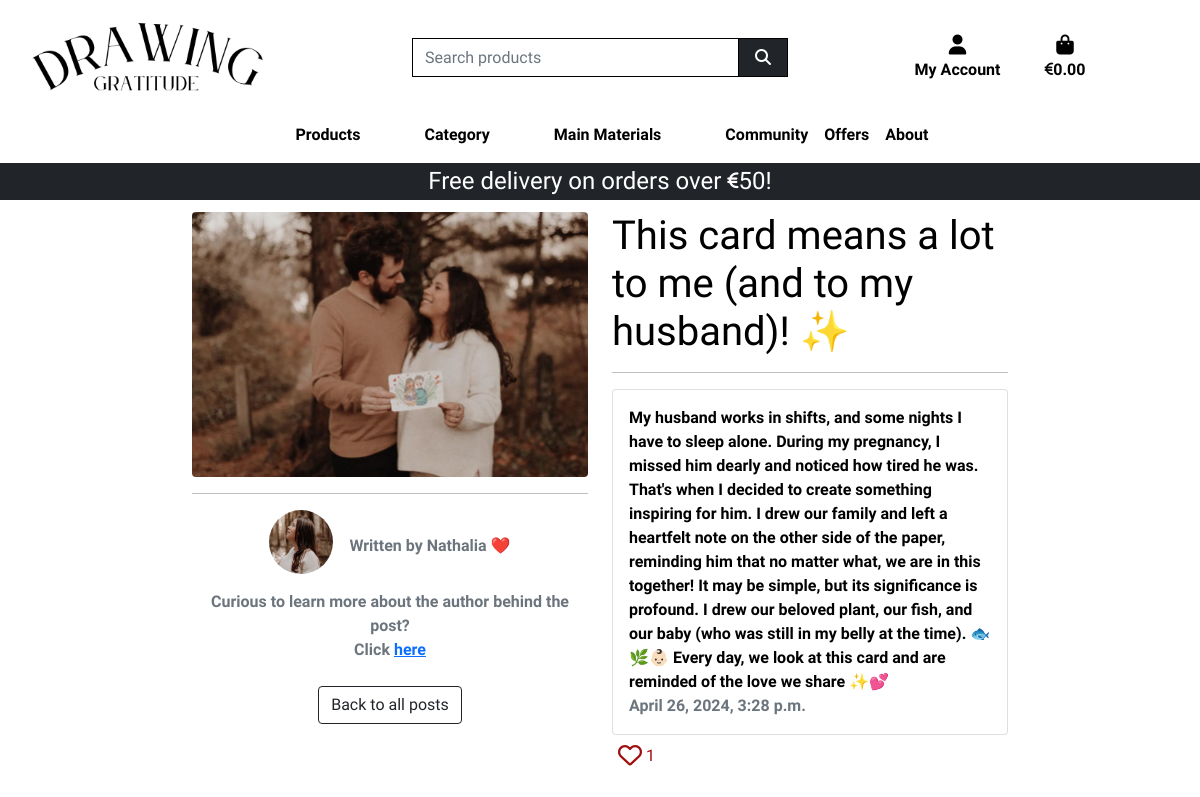
Page /blog/this-card-means-a-lot-to-me-and-to-my-husband/ on the committed database.
### blog/models.py (models this page shows, shortened)
class Post(models.Model):
    title = models.CharField(max_length=200, unique=True)
    slug = models.SlugField(max_length=200, unique=True)
    content = models.TextField()
    created_on = models.DateTimeField(auto_now_add=True)
    like = models.ManyToManyField(
        User, default=None, related_name='like_posts', blank=True
    )
    author = models.ForeignKey(AboutMe, on_delete=models.CASCADE)
    image = models.ImageField(null=True, blank=True, upload_to='media/posts')

### about/models.py (models this page shows)
class AboutMe(models.Model):
    artist = models.CharField(max_length=100)
    title = models.CharField(max_length=254)
    content = models.TextField()
    image_url = models.URLField(max_length=1024, null=True, blank=True)
    image = models.ImageField(null=True, blank=True)
    def __str__(self):
        return self.artist

### blog/views.py (the view)
# urls.py: path('<slug:slug>/', views.post_detail, name='post_detail'),
def post_detail(request, slug):
    queryset = Post.objects.all()
    post = get_object_or_404(queryset, slug=slug)
    return render(
        request, "blog/post_detail.html",{"post": post,},
    )

### bag/contexts.py (called while the page is built, shortened)
def bag_contents(request):
    bag_items = []
    total = 0
    total_discounted_price = 0
    product_count = 0
    bag = request.session.get('bag', {})
    delivery = total * Decimal(settings.STANDARD_DELIVERY_PERCENTAGE / 100) if total < settings.FREE_DELIVERY_THRESHOLD else 0
    grand_total = total + delivery
    context = {
        'bag_items': bag_items,
        'total': total,
        'total_discounted_price': total_discounted_price,
        'product_count': product_count,
        'delivery': delivery,
        'free_delivery_delta': max(0, settings.FREE_DELIVERY_THRESHOLD - total),
        'free_delivery_threshold': settings.FREE_DELIVERY_THRESHOLD,
        'grand_total': grand_total,
    }
    return context

### blog/templates/blog/post_detail.html (shortened to what this page needs)
{% extends "base.html" %}
{% load static %}
{% block page_header %}
    <div class="container header-container">
    </div>
{% endblock %}
{% block content %}
    <div class="container mt-5">
        <div class="row m-5">
          <div class="col-6">
            <img class="justify-content-center rounded img-fluid" src="{{ post.image.url }}">
            <hr>
            <div class="d-flex justify-content-center">
              <img src="{{ MEDIA_URL }}about/myself.jpg" alt="Author's picture" style="max-width: 4em; border-radius: 50%; margin-right: 1em;">
              <p class="text-muted mt-4">Written by {{ post.author }} </p>
            </div>
            <div class="text-center mt-3">
              <p class="text-muted"> Curious to learn more about the author behind the post? <br> Click <a href="{% url 'about_me' %}">here</a></p>
              <a class="btn btn-outline-dark mb-2 mt-2 justify-content-center" href="{% url 'blog' %}">Back to all posts</a>
            </div>
          </div>
          <div class="col-6">
            <h1 class="post-title">{{ post.title }}</h1>
            <hr>
            <div class="card card-body post-card">
              {{ post.content | safe }}
              <span class="text-muted">{{ post.created_on }} </span>
            </div>
            <form action="{% url 'like_post' slug=post.slug %}" method="post">
              <button type="submit" class="like-btn mt-2">
                {% if request.user in post.like.all %}
                  <i class="fa-solid fa-heart fa-beat-fade fa-xl"></i> {{ post.like.count }}
                {% else %}
                  <i class="fa-regular fa-heart fa-beat-fade fa-xl"></i> {{ post.like.count }}
                {% endif %}
              </button>
            </form>
          </div>
    </div>
{% endblock %}

### static/css/base.css (style rules this page uses)
html { height: 100%; }
body { background-color: white; font-family: "Quicksand", sans-serif; font-optical-sizing: auto; font-weight: 600; color: black; }
.like-btn { border: none; background-color: #fff; color: rgb(158, 15, 15); }
@media (min-width: 1200px) { .container { max-width: 80%; } }
@media (min-width: 992px) { .header-container { padding-top: 164px; } }

### rows in the picture
Post: image (picture), author "Nathalia ❤️", title "This card means a lot to me (and to my husband)! ✨️", content "My husband works in shifts, and some nights I have to sleep alone. During my pregnancy, I missed him dearly and noticed how tired he was. That's when I decided to create something inspiring for him. I drew our family and left a heartfelt note on the other side of the paper, reminding him that no matter what, we are in this together! It may be simple, but its significance is profound. I drew our beloved plant, our fish, and our baby (who was still in my belly at the time). 🐟🌿👶🏻 Every day, we look at this card and are reminded of the love we share ✨️💕", created_on "April 26, 2024, 3:28 p.m.", like.count "1"

### other values in the picture
{{ free_delivery_threshold }} "50"
